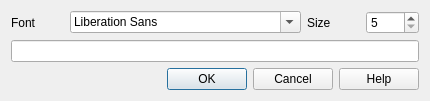
<?xml version="1.0" encoding="UTF-8"?>
<ui version="4.0">
 <class>TextTool</class>
 <widget class="QWidget" name="TextTool">
  <property name="windowModality">
   <enum>Qt::ApplicationModal</enum>
  </property>
  <property name="geometry">
   <rect>
    <x>0</x>
    <y>0</y>
    <width>430</width>
    <height>84</height>
   </rect>
  </property>
  <property name="windowTitle">
   <string>Text Tool</string>
  </property>
  <layout class="QGridLayout" name="gridLayout">
   <item row="0" column="0">
    <layout class="QHBoxLayout" name="horizontalLayout">
     <item>
      <widget class="QLabel" name="textLabel1">
       <property name="text">
        <string>Font</string>
       </property>
       <property name="wordWrap">
        <bool>false</bool>
       </property>
      </widget>
     </item>
     <item>
      <widget class="QFontComboBox" name="TextToolFont"/>
     </item>
     <item>
      <widget class="QLabel" name="textLabel2">
       <property name="text">
        <string>Size</string>
       </property>
       <property name="wordWrap">
        <bool>false</bool>
       </property>
      </widget>
     </item>
     <item>
      <widget class="QSpinBox" name="TextToolSize">
       <property name="minimum">
        <number>5</number>
       </property>
      </widget>
     </item>
    </layout>
   </item>
   <item row="1" column="0">
    <widget class="KLineEdit" name="TextToolText"/>
   </item>
   <item row="2" column="0">
    <spacer name="spacer2">
     <property name="orientation">
      <enum>Qt::Vertical</enum>
     </property>
     <property name="sizeType">
      <enum>QSizePolicy::Expanding</enum>
     </property>
     <property name="sizeHint" stdset="0">
      <size>
       <width>380</width>
       <height>7</height>
      </size>
     </property>
    </spacer>
   </item>
   <item row="3" column="0">
    <widget class="QDialogButtonBox" name="DialogButtonBox">
     <property name="standardButtons">
      <set>QDialogButtonBox::Cancel|QDialogButtonBox::Help|QDialogButtonBox::Ok</set>
     </property>
    </widget>
   </item>
  </layout>
 </widget>
 <customwidgets>
  <customwidget>
   <class>KLineEdit</class>
   <extends>QLineEdit</extends>
   <header>klineedit.h</header>
  </customwidget>
 </customwidgets>
 <resources/>
 <connections/>
</ui>
